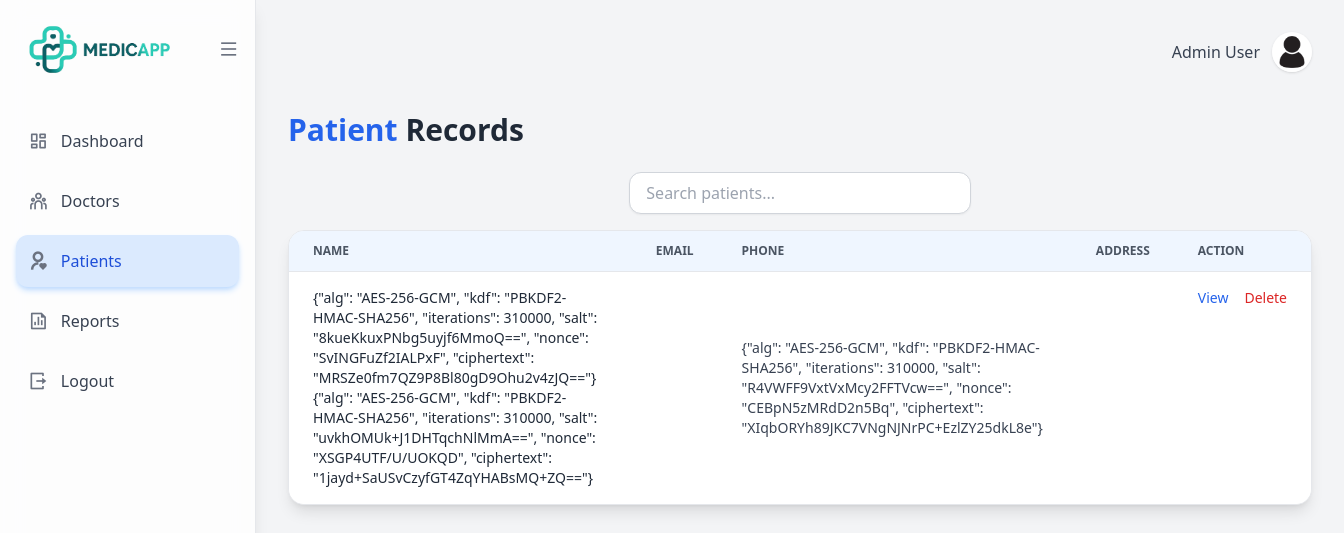
The page /admin/admin/patients_list on the database as committed earlier.
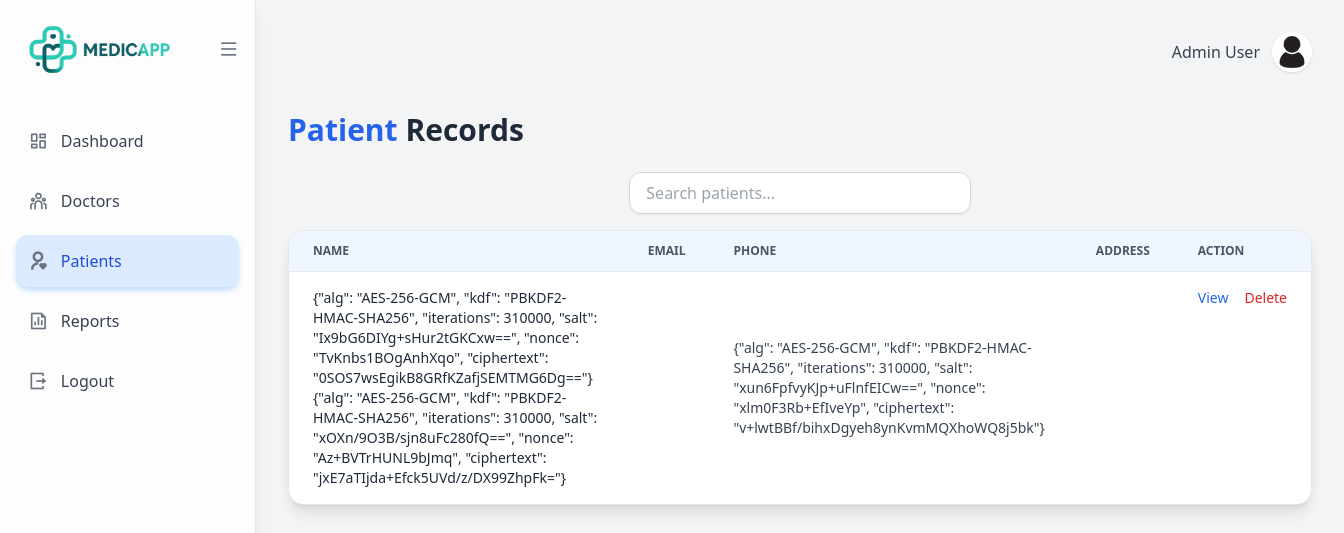
The same page on the database as committed later.
### app/models/patient.py (models this page shows, shortened)
class Patient(db.Model):
    __tablename__ = "patient"
    patient_id: Mapped[int] = mapped_column(
        Integer, primary_key=True, autoincrement=True
    )
    account_id: Mapped[int] = mapped_column(
        ForeignKey("account.account_id"),
        unique=True,
        nullable=False
    )
    firstname: Mapped[str] = mapped_column(EncryptedColumn, nullable=False)
    middlename: Mapped[str] = mapped_column(EncryptedColumn, nullable=True)
    lastname: Mapped[str] = mapped_column(EncryptedColumn, nullable=False)
    gender: Mapped[str] = mapped_column(EncryptedColumn, nullable=False)
    birthdate: Mapped[date] = mapped_column(Date, nullable=False)
    age: Mapped[int] = mapped_column(Integer, nullable=False)
    blood_type: Mapped[str] = mapped_column(EncryptedColumn, nullable=True)
    civil_status: Mapped[str] = mapped_column(EncryptedColumn, nullable=True)
    current_house_no: Mapped[str] = mapped_column(EncryptedColumn, nullable=True)
    current_street: Mapped[str] = mapped_column(EncryptedColumn, nullable=True)
    current_barangay: Mapped[str] = mapped_column(EncryptedColumn, nullable=True)
    current_city: Mapped[str] = mapped_column(EncryptedColumn, nullable=True)
    current_province: Mapped[str] = mapped_column(EncryptedColumn, nullable=True)
    current_zipcode: Mapped[str] = mapped_column(EncryptedColumn, nullable=True)
    permanent_house_no: Mapped[str] = mapped_column(EncryptedColumn, nullable=False)
    permanent_street: Mapped[str] = mapped_column(EncryptedColumn, nullable=True)
    permanent_barangay: Mapped[str] = mapped_column(EncryptedColumn, nullable=False)
    permanent_city: Mapped[str] = mapped_column(EncryptedColumn, nullable=False)
    permanent_province: Mapped[str] = mapped_column(EncryptedColumn, nullable=False)
    permanent_zipcode: Mapped[str] = mapped_column(EncryptedColumn, nullable=False)
    phone: Mapped[str] = mapped_column(EncryptedColumn, nullable=False)
    email: Mapped[str] = mapped_column(EncryptedColumn, nullable=True)
    ec_name: Mapped[str] = mapped_column(EncryptedColumn, nullable=True)
    ec_phone: Mapped[str] = mapped_column(EncryptedColumn, nullable=True)
    ec_relation: Mapped[str] = mapped_column(EncryptedColumn, nullable=True)
    ec_address: Mapped[str] = mapped_column(EncryptedColumn, nullable=True)
    profile_image: Mapped[str] = mapped_column(nullable=True)
    created_at: Mapped[datetime] = mapped_column(
        DateTime, default=datetime.utcnow, nullable=False
    )
    account: Mapped["Account"] = relationship(back_populates="patient")
    appointments: Mapped[list["Appointment"]] = relationship(back_populates="patient")
    records: Mapped[list["MedicalRecord"]] = relationship(back_populates="patient")
    history: Mapped["PatientHistoryBackground"] = relationship(
        back_populates="patient",
        uselist=False,
        cascade="all, delete-orphan"
    )

### app/routes/admin/patients.py (the view)
@admin_bp.route('/admin/patients_list')
def patients_list():
    patients = Patient.query.all()
    return render_template('admin/patients_list.html', patients=patients)

### app/security/crypto.py (called while the page is built)
def derive_key(master_key: bytes, salt: bytes) -> bytes:
    kdf = PBKDF2HMAC(
        algorithm=hashes.SHA256(),
        length=32,  # AES-256
        salt=salt,
        iterations=PBKDF2_ITERATIONS,
    )
    return kdf.derive(master_key)

def decrypt_value(payload: str) -> str:
    data = json.loads(payload)
    salt = base64.b64decode(data["salt"])
    nonce = base64.b64decode(data["nonce"])
    ciphertext = base64.b64decode(data["ciphertext"])
    key = derive_key(MASTER_KEY, salt)
    aesgcm = AESGCM(key)
    plaintext = aesgcm.decrypt(nonce, ciphertext, None)
    return plaintext.decode()

### app/security/encrypted_column.py (called while the page is built)
    def process_result_value(self, value, dialect):
        if value is None:
            return value
        try:
            plaintext = decrypt_value(value)
            audit_logger.info(
                "Decryption event | column=EncryptedColumn"
            )
            return plaintext
        except Exception:
            return value

### app/templates/admin/patients_list.html (shortened to what this page needs)
{% extends 'base/layout.html' %}
{% block content %}
<div class="flex w-full bg-gray-100">
    {% include 'admin/admin_sidebar.html' %}
    <div class="flex-1 p-8">
        <div class="flex justify-end items-center gap-3 mb-10">
            <span class="font-medium text-gray-700">Admin User</span>
            <img src="{{ url_for('static', filename='img/profile.jpg')}}"
                 alt="profile"
                 class="rounded-full w-10 h-10 shadow hover:scale-105 transition">
        </div>
        <div class="flex justify-between items-center mb-6">
            <h1 class="text-3xl font-bold text-gray-800">
                <span class="text-blue-600">Patient</span> Records
            </h1>
        </div>
        <div class="mb-4 flex justify-center">
            <input type="text"
                class="w-1/3 px-4 py-2 rounded-xl border border-gray-300 shadow-sm
                       focus:ring-2 focus:ring-blue-500 outline-none transition"
                placeholder="Search patients..."
                name="q"
                hx-get="/search"
                hx-trigger="keyup changed delay:500ms"
                hx-target="#results">
        </div>
        <div class="bg-white rounded-2xl shadow-lg border border-gray-200 overflow-hidden">
            <table class="min-w-full divide-y divide-gray-200">
                <thead class="bg-blue-50">
                    <tr>
                        <th class="px-6 py-3 text-left text-xs font-semibold text-gray-600 uppercase">Name</th>
                        <th class="px-6 py-3 text-left text-xs font-semibold text-gray-600 uppercase">Email</th>
                        <th class="px-6 py-3 text-left text-xs font-semibold text-gray-600 uppercase">Phone</th>
                        <th class="px-6 py-3 text-left text-xs font-semibold text-gray-600 uppercase">Address</th>
                        <th class="px-6 py-3 text-left text-xs font-semibold text-gray-600 uppercase">Action</th>
                    </tr>
                </thead>
                <tbody id="results" class="divide-y divide-gray-100 bg-white">
                    {% for patient in patients %}
                    <tr class="hover:bg-blue-50 transition">
                        <td class="px-6 py-4 text-sm font-medium text-gray-800">
                            {{ patient.firstname }} {{ patient.lastname }}
                        </td>
                        <td class="px-6 py-4 text-sm text-gray-700">
                        </td>
                        <td class="px-6 py-4 text-sm text-gray-700">
                            {{ patient.phone }}
                        </td>
                        <td class="px-6 py-4 text-sm text-gray-700">
                        </td>
                        <td class="px-6 py-4 text-sm flex gap-4">
                            <a href="#"
                               class="text-blue-600 hover:text-blue-800 font-medium transition">
                                View
                            </a>
                            <a href="#"
                               class="text-red-600 hover:text-red-800 font-medium transition">
                                Delete
                            </a>
                        </td>
                    </tr>
                    {% endfor %}
                </tbody>
            </table>
        </div>
    </div>
</div>
{% endblock %}

### app/templates/base/layout.html (shortened to what this page needs)
<!DOCTYPE html>
<html lang="en">
<head>
    <script src="https://cdn.tailwindcss.com"></script>
    <link rel="stylesheet" href="{{ url_for('static', filename='style.css') }}">
    <link href="https://cdn.jsdelivr.net/npm/remixicon/fonts/remixicon.css" rel="stylesheet">
    <link rel="stylesheet" href="https://cdnjs.cloudflare.com/ajax/libs/font-awesome/6.5.0/css/all.min.css">
</head>
<body>
    <div class="flex min-h-screen">
        {% block content %}{% endblock %}
    </div>
</body>

### app/templates/admin/admin_sidebar.html
<div class="flex min-h-screen">
    <aside id="sidebar"
        class="w-64 bg-white/80 backdrop-blur-md border-r shadow-lg p-4
               flex flex-col justify-between
               sticky top-0 h-screen
               transition-all duration-300">
        <div>
            <div class="mb-8 flex items-center justify-between">
                <img src="/static/img/logo-name-removebg-preview.png"
                     class="sidebar-logo p-2 w-[180px] transition-all duration-300"
                     alt="logo">
                <button onclick="toggleSidebar(this)"
                        class="text-gray-500 hover:text-blue-600">
                    <i class="ri-menu-line text-xl"></i>
                </button>
            </div>
            <nav>
                <ul class="space-y-2 text-gray-700">
                    <li>
                        <a href="{{ url_for('admin.admin_dashboard') }}"
                           class="sidebar-link flex items-center gap-3 p-3 rounded-xl transition
                           {% if request.endpoint == 'admin.admin_dashboard' %}
                               bg-blue-100 text-blue-700 shadow-md shadow-blue-200 font-semibold
                           {% else %}
                               hover:bg-blue-100 hover:text-blue-700
                           {% endif %}">
                            <i class="sidebar-icon ri-dashboard-line text-xl text-gray-500 group-hover:text-blue-700"></i>
                            <span class="font-medium sidebar-text">Dashboard</span>
                        </a>
                    </li>
                    <li>
                        <a href="{{ url_for('admin.admin_doctors') }}"
                           class="sidebar-link flex items-center gap-3 p-3 rounded-xl transition
                           {% if request.endpoint == 'admin.admin_doctors' %}
                               bg-blue-100 text-blue-700 shadow-md shadow-blue-200 font-semibold
                           {% else %}
                               hover:bg-blue-100 hover:text-blue-700
                           {% endif %}">
                            <i class="sidebar-icon ri-team-line text-xl text-gray-500 group-hover:text-blue-700"></i>
                            <span class="font-medium sidebar-text">Doctors</span>
                        </a>
                    </li>
                    <li>
                        <a href="{{ url_for('admin.patients_list') }}"
                           class="sidebar-link flex items-center gap-3 p-3 rounded-xl transition
                           {% if request.endpoint == 'admin.patients_list' %}
                               bg-blue-100 text-blue-700 shadow-md shadow-blue-200 font-semibold
                           {% else %}
                               hover:bg-blue-100 hover:text-blue-700
                           {% endif %}">
                            <i class="sidebar-icon ri-user-heart-line text-xl text-gray-500 group-hover:text-blue-700"></i>
                            <span class="font-medium sidebar-text">Patients</span>
                        </a>
                    </li>
                    <li>
                        <a href="{{ url_for('admin.admin_reports') }}"
                           class="sidebar-link flex items-center gap-3 p-3 rounded-xl transition
                           {% if request.endpoint == 'admin.admin_reports' %}
                               bg-blue-100 text-blue-700 shadow-md shadow-blue-200 font-semibold
                           {% else %}
                               hover:bg-blue-100 hover:text-blue-700
                           {% endif %}">
                            <i class="sidebar-icon ri-file-chart-line text-xl text-gray-500 group-hover:text-blue-700"></i>
                            <span class="font-medium sidebar-text">Reports</span>
                        </a>
                    </li>
                    <div>
                        <a href="{{ url_for('auth.logout') }}"
                           class="sidebar-link flex items-center gap-3 p-3 rounded-xl hover:bg-red-100 transition-all group">
                            <i class="sidebar-icon ri-logout-box-r-line text-xl text-gray-500 group-hover:text-red-600"></i>
                            <span class="font-medium sidebar-text">Logout</span>
                        </a>
                    </div>
                </ul>
            </nav>
        </div>
    </aside>
</div>

### app/static/style.css (style rules this page uses)
.sidebar-icon { @apply text-gray-500 transition-colors; }
.sidebar-text { @apply transition-opacity; }

Rows that differ between the two databases and show on the page:
changed Patient: firstname "…\"PBKDF2-HMAC-SHA256\", \"iterations\": 310000, \"salt\": \"8kueKkuxPNbg5uyjf6MmoQ==\", \"nonce\": \"SvINGFuZf2IALPxF\", \"ciphertext\": \"MRSZe0fm7QZ9P8Bl80gD9Ohu2v4zJQ==\"}" → "…\"PBKDF2-HMAC-SHA256\", \"iterations\": 310000, \"salt\": \"Ix9bG6DIYg+sHur2tGKCxw==\", \"nonce\": \"TvKnbs1BOgAnhXqo\", \"ciphertext\": \"0SOS7wsEgikB8GRfKZafjSEMTMG6Dg==\"}"; lastname "…\"PBKDF2-HMAC-SHA256\", \"iterations\": 310000, \"salt\": \"uvkhOMUk+J1DHTqchNlMmA==\", \"nonce\": \"XSGP4UTF/U/UOKQD\", \"ciphertext\": \"1jayd+SaUSvCzyfGT4ZqYHABsMQ+ZQ==\"}" → "…\"PBKDF2-HMAC-SHA256\", \"iterations\": 310000, \"salt\": \"xOXn/9O3B/sjn8uFc280fQ==\", \"nonce\": \"Az+BVTrHUNL9bJmq\", \"ciphertext\": \"jxE7aTIjda+Efck5UVd/z/DX99ZhpFk=\"}"; phone "…\"PBKDF2-HMAC-SHA256\", \"iterations\": 310000, \"salt\": \"R4VWFF9VxtVxMcy2FFTVcw==\", \"nonce\": \"CEBpN5zMRdD2n5Bq\", \"ciphertext\": \"XIqbORYh89JKC7VNgNJNrPC+EzlZY25dkL8e\"}" → "…\"PBKDF2-HMAC-SHA256\", \"iterations\": 310000, \"salt\": \"xun6FpfvyKJp+uFlnfEICw==\", \"nonce\": \"xlm0F3Rb+EfIveYp\", \"ciphertext\": \"v+lwtBBf/bihxDgyeh8ynKvmMQXhoWQ8j5bk\"}"
